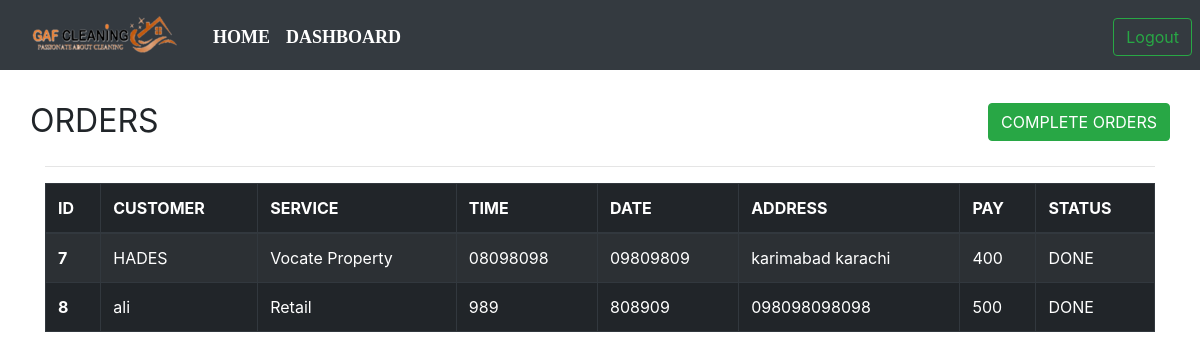
The page /EmpOrders/7/ (signed in) on the database its author committed.
### users/models.py (models this page shows, shortened)
class booking(models.Model):
    service = models.ForeignKey(ServiceDetails, null=True, blank=True, on_delete=models.CASCADE)
    address = models.CharField(max_length=50)
    time = models.CharField(max_length=50)
    date = models.CharField(max_length=50)
    status = models.CharField(max_length=50)
    customer = models.ForeignKey(Customer,null=True, blank=True, on_delete=models.CASCADE)
    stipend = models.CharField(max_length=50, null=True, blank=True)
    employee = models.ForeignKey(Employee2, null=True, blank=True, on_delete=models.CASCADE)
    profit = models.CharField(max_length=50, null=True, blank=True)

class Customer(models.Model):
    name = models.CharField(max_length=50)
    email = models.CharField(max_length=50)
    fax = models.CharField(max_length=50)
    user = models.OneToOneField(User, blank=True, null=True, on_delete = models.CASCADE)

### pages/models.py (models this page shows, shortened)
class ServiceDetails(models.Model):
    name = models.CharField(max_length=50)
    price = models.DecimalField(max_digits=10, decimal_places=2)
    image = models.ImageField(null=True, blank=True)

### pages/views.py (the view)
# urls.py: path("EmpOrders/<int:emp_id>/", empOrders, name="empOrders"),
def empOrders(request,emp_id):
    if "Employees" in [g.name for g in request.user.groups.all()]:
        emp = Employee2.objects.get(id=emp_id)
        orders = [order for order in booking.objects.all() if order.employee == emp]
        context = {
            "orders":orders
        }
        return render(request, "EmployeeOrders.html", context)
    else:
        return redirect('home')

### templates/EmployeeOrders.html (shortened to what this page needs)
{% load static %}
<!DOCTYPE html>
<html lang="en">
<head>
    <link rel="stylesheet" href="{% static 'header.css' %}">
    <link rel="stylesheet" href="https://cdnjs.cloudflare.com/ajax/libs/animate.css/3.7.2/animate.min.css">
    <link rel="stylesheet" href="https://maxcdn.bootstrapcdn.com/bootstrap/4.0.0/css/bootstrap.min.css" >
</head>
<body>
  <nav class="navbar navbar-expand-lg navbar-dark bg-dark">
  <div class="container-fluid mt-1">
    <a href="{% url 'home' %}" class="pull-left" ><img src="{% static 'images/logo1.png' %}"></a>
    <div class="collapse navbar-collapse" id="navbarSupportedContent">
      <ul class="navbar-nav me-auto mb-2 mb-lg-0 mx-4">
        <li class="nav-item">
          <a class="nav-link active" aria-current="page" href="{% url 'home' %}">Home</a>
        </li>
        <li class="nav-item">
          <a class="nav-link active" aria-current="page" href="{% url 'dashboard' %}">Dashboard</a>
        </li>
	    </ul>
        <div class="btn-group mx-2" role="group" aria-label="Basic outlined example"  style="position: absolute; right: 0;">
          <a href="{% url 'logout' %}"><button type="button" class="btn btn-outline-success">Logout</button></a>
        </div>
    </div>
  </div>
</nav>
<div class="container">
    <br />
    <div class="row" style="justify-content: space-between;">
    <h1> <b> <small>ORDERS</small></b> </h1>
   <div class="modal-dialog-centered">
    <a href="{% url 'completedOrders' %}"><button type="button" class="btn btn-success">COMPLETE ORDERS</button></a>
</div>
</div>
<hr />
    <div class="table-responsive">
    <table class="table-bordered table-hover table table-dark table-striped">
        <thead>
        <tr>
            <th scope="col"> ID </th>
            <th scope="col"> CUSTOMER </th>
            <th scope="col"> SERVICE </th>
            <th scope="col"> TIME </th>
            <th scope="col"> DATE </th>
            <th scope="col"> ADDRESS </th>
            <th scope="col"> PAY </th>
            <th scope="col"> STATUS </th>
        </tr>
        </thead>
        <tbody>
        {% for order in orders %}
        <tr class="w-100 h-25">
            <th scope="row"> {{order.id}} </th>
            <td> {{ order.customer.name }} </td>
            <td> {{ order.service.name }} </td>
            <td> {{ order.time }} </td>
            <td> {{ order.date }} </td>
            <td> {{ order.address }} </td>
            <td> {{ order.stipend }} </td>
            <td> {{ order.status }} </td>
        </tr>
        {% endfor %}
        </tbody>
    </table>
</div>
</div>

### static/header.css (style rules this page uses)
.navbar-nav a { font-family: consolas; font-size: 18px; text-transform: uppercase; font-weight: bold; }
.navbar-nav { text-align: center; }
.nav-link { padding: .2rem 1rem; }
.w-100 { height: 100vh; }
button { color: #f06e03; padding: 10px 25px; background: transparent; border: 3px solid rgb(0, 0, 0); border-radius: 20px; outline: none; cursor: pointer; }
body { padding: 0; margin: 0; background-color: #17141d; color: white; font-family: 'DM Mono', monospace; }

### rows shown on the page
booking: id "7", customer.name "HADES", service.name "Vocate Property", time "08098098", date "09809809", address "karimabad karachi", stipend "400", status "DONE"
booking: id "8", customer.name "ali", service.name "Retail", time "989", date "808909", address "098098098098", stipend "500", status "DONE"
